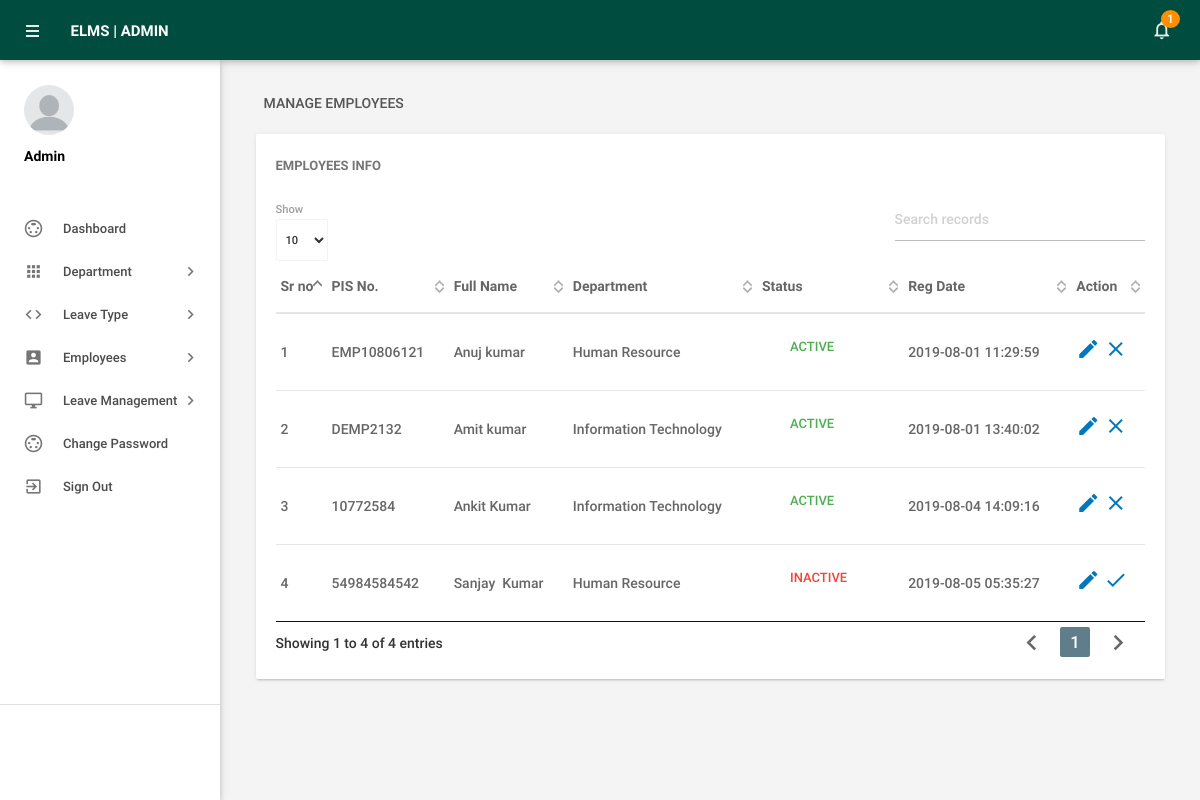
Page /admin/manageemployee.php (signed in) on the committed database.
### tables this page shows
CREATE TABLE `tblemployees` (
  `id` int(11) NOT NULL,
  `EmpId` varchar(100) NOT NULL,
  `FirstName` varchar(150) NOT NULL,
  `LastName` varchar(150) NOT NULL,
  `EmailId` varchar(200) NOT NULL,
  `Password` varchar(180) NOT NULL,
  `Gender` varchar(100) NOT NULL,
  `Dob` varchar(100) NOT NULL,
  `Department` varchar(255) NOT NULL,
  `Address` varchar(255) NOT NULL,
  `Reportingauthority` varchar(200) NOT NULL,
  `Acceptingauthority` varchar(150) NOT NULL,
  `Phonenumber` char(11) NOT NULL,
  `Status` int(1) NOT NULL,
  `RegDate` timestamp NOT NULL DEFAULT CURRENT_TIMESTAMP
);

### admin/manageemployee.php (the view, shortened to what this page needs)
<?php
include('includes/config.php');
if(strlen($_SESSION['alogin'])==0)
    {
header('location:index.php');
}
else{
 ?>
<!DOCTYPE html>
<html lang="en">
    <head>
        <link type="text/css" rel="stylesheet" href="../assets/plugins/materialize/css/materialize.min.css"/>
        <link href="../assets/plugins/material-preloader/css/materialPreloader.min.css" rel="stylesheet">
        <link href="../assets/plugins/datatables/css/jquery.dataTables.min.css" rel="stylesheet">
        <link href="../assets/css/alpha.min.css" rel="stylesheet" type="text/css"/>
        <link href="../assets/css/custom.css" rel="stylesheet" type="text/css"/>
    </head>
    <body>
       <?php include('includes/header.php');?>
       <?php include('includes/sidebar.php');?>
            <main class="mn-inner">
                <div class="row">
                    <div class="col s12">
                        <div class="page-title">Manage Employees</div>
                    </div>
                    <div class="col s12 m12 l12">
                        <div class="card">
                            <div class="card-content">
                                <span class="card-title">Employees Info</span>
                                <table id="example" class="display responsive-table ">
                                    <thead>
                                        <tr>
                                            <th>Sr no</th>
                                            <th>PIS No.</th>
                                            <th>Full Name</th>
                                            <th>Department</th>
                                             <th>Status</th>
                                             <th>Reg Date</th>
                                            <th>Action</th>
                                        </tr>
                                    </thead>
                                    <tbody>
<?php $sql = "SELECT EmpId,FirstName,LastName,Department,Status,RegDate,id from  tblemployees";
$query = $dbh -> prepare($sql);
$query->execute();
$results=$query->fetchAll(PDO::FETCH_OBJ);
$cnt=1;
if($query->rowCount() > 0)
{
foreach($results as $result)
{               ?>
                                        <tr>
                                            <td> <?php echo htmlentities($cnt);?></td>
                                            <td><?php echo htmlentities($result->EmpId);?></td>
                                            <td><?php echo htmlentities($result->FirstName);?>&nbsp;<?php echo htmlentities($result->LastName);?></td>
                                            <td><?php echo htmlentities($result->Department);?></td>
                                             <td><?php $stats=$result->Status;
if($stats){
                                             ?>
                                                 <a class="waves-effect waves-green btn-flat m-b-xs">Active</a>
                                                 <?php } else { ?>
                                                 <a class="waves-effect waves-red btn-flat m-b-xs">Inactive</a>
                                                 <?php } ?>
                                             </td>
                                              <td><?php echo htmlentities($result->RegDate);?></td>
                                            <td><a href="editemployee.php?empid=<?php echo htmlentities($result->id);?>"><i class="material-icons">mode_edit</i></a>
                                        <?php if($result->Status==1)
 {?>
<a href="manageemployee.php?inid=<?php echo htmlentities($result->id);?>" onclick="return confirm('Are you sure you want to inactive this Employe?');"" > <i class="material-icons" title="Inactive">clear</i>
<?php } else {?>
                                            <a href="manageemployee.php?id=<?php echo htmlentities($result->id);?>" onclick="return confirm('Are you sure you want to active this employee?');""><i class="material-icons" title="Active">done</i>
                                            <?php } ?> </td>
                                        </tr>
                                         <?php $cnt++;} }?>
                                    </tbody>
                                </table>
                            </div>
                        </div>
                    </div>
                </div>
            </main>
        </div>
        <div class="left-sidebar-hover"></div>
    </body>
</html>
<?php } ?>

### rows in the picture
tblemployees: EmpId "EMP10806121", FirstName "Anuj", LastName "kumar", Department "Human Resource", Status "ACTIVE", RegDate "2019-08-01 11:29:59"
tblemployees: EmpId "DEMP2132", FirstName "Amit", LastName "kumar", Department "Information Technology", Status "ACTIVE", RegDate "2019-08-01 13:40:02"
tblemployees: EmpId "10772584", FirstName "Ankit", LastName "Kumar", Department "Information Technology", Status "ACTIVE", RegDate "2019-08-04 14:09:16"
tblemployees: EmpId "54984584542", FirstName "Sanjay", LastName "Kumar", Department "Human Resource", Status "INACTIVE", RegDate "2019-08-05 05:35:27"

### other values in the picture
$unreadcount "1"
